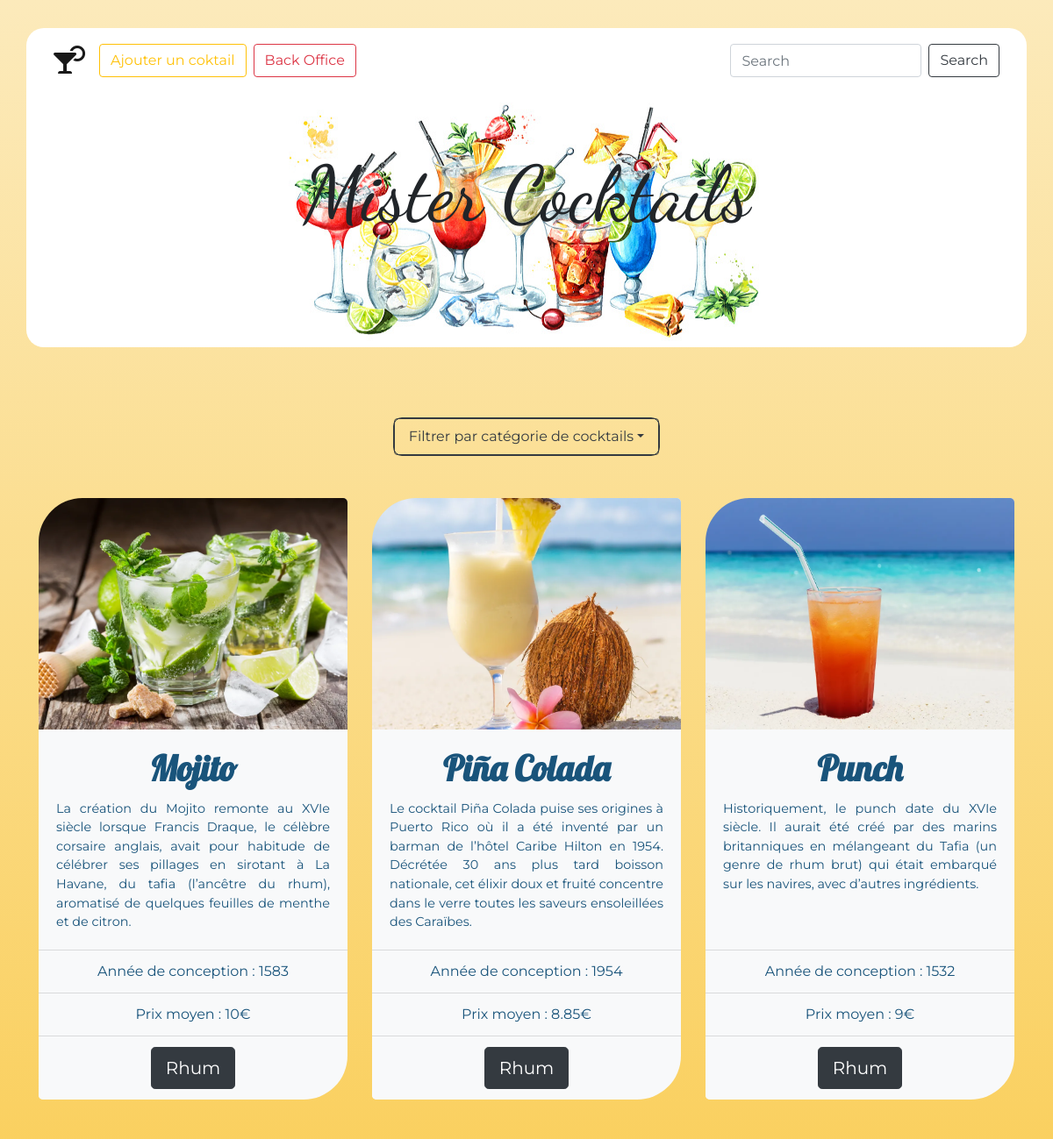
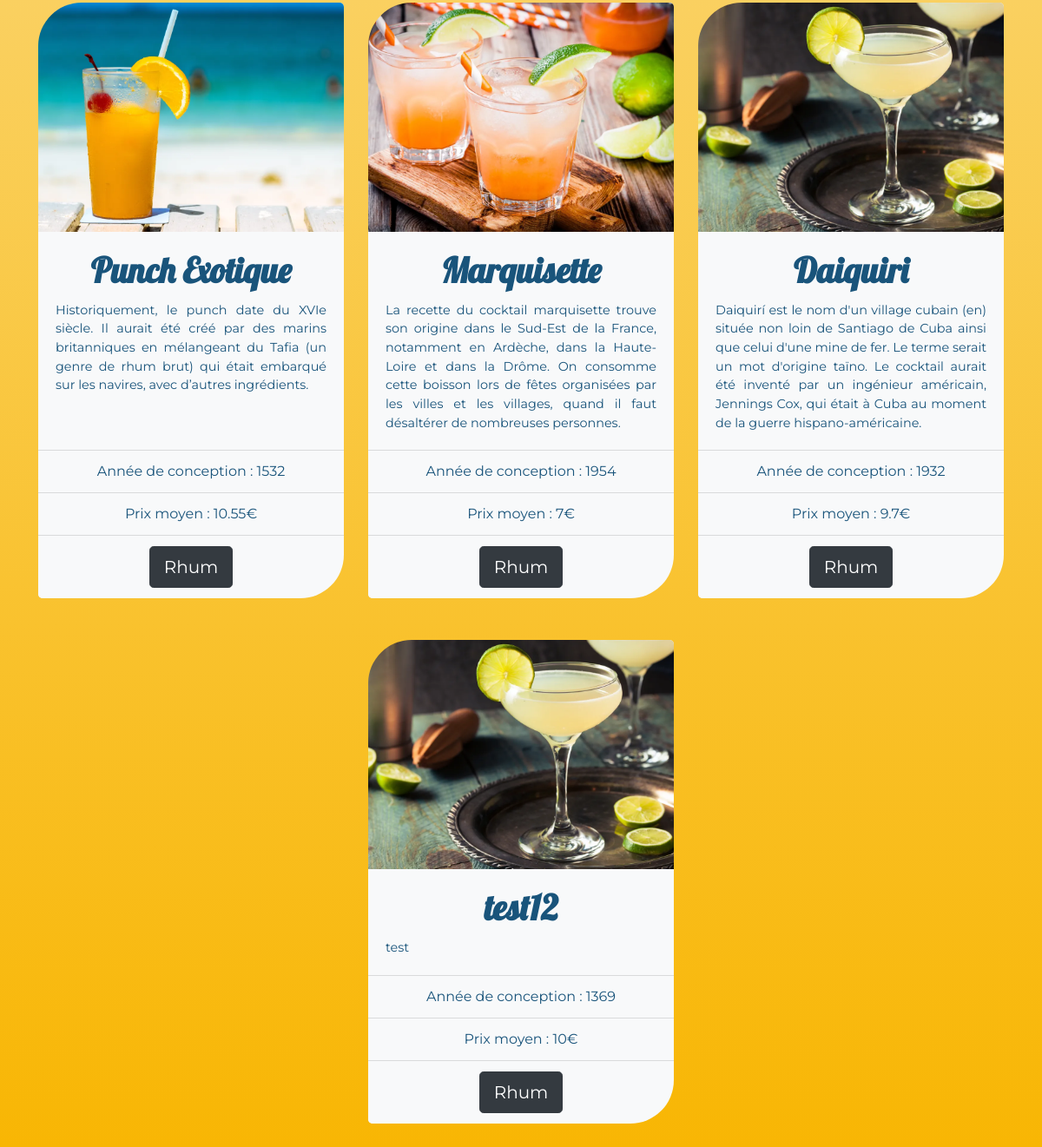
The app's page /?categorie=Rhum with its own data (2 pictures, top to bottom).
### tables this page shows
CREATE TABLE `Cocktail` (
  `id` int(11) NOT NULL,
  `nom` varchar(255) DEFAULT NULL,
  `description` text,
  `urlPhoto` varchar(255) DEFAULT NULL,
  `dateConception` date DEFAULT NULL,
  `prixMoyen` float DEFAULT NULL,
  `idFamille` int(11) DEFAULT NULL
);

CREATE TABLE `Famille` (
  `id` int(11) NOT NULL,
  `nomFamille` varchar(255) DEFAULT NULL
);

### index.php (called while the page is built, shortened)
<?php
    require 'models/cocktail.php';
    if (isset($_GET['categorie'])) {
        $listeCocktails = listerCocktailsCat($_GET['categorie']);
    }
    else {
        $listeCocktails = listerCocktails();
    }
    include 'templates/index.phtml';
?>

### models/cocktail.php (called while the page is built, shortened)
<?php
    function listerCocktailsCat($categorie) {
        $pdo = connectToDatabase();
        $query = $pdo->prepare("
            SELECT
                Cocktail.id,
                nom,
                nomFamille,
                description,
                urlPhoto,
                YEAR(dateConception) AS anneeConception,
                prixMoyen
            FROM Cocktail
            INNER JOIN Famille ON idFamille = Famille.id
            WHERE nomFamille = ?;
        ");
        $query->execute([ $categorie ]);
        return $query->fetchAll(PDO::FETCH_ASSOC);
    }

### templates/index.phtml (the view, shortened to what this page needs)
<!DOCTYPE html>
<html lang="fr">
<head>
    <link rel="stylesheet" href="https://cdnjs.cloudflare.com/ajax/libs/twitter-bootstrap/4.4.1/css/bootstrap.min.css">
    <link rel="stylesheet" href="https://cdnjs.cloudflare.com/ajax/libs/font-awesome/5.15.2/css/all.min.css" />
    <link rel="stylesheet" href="assets/css/cocktails.css">
</head>
<body>
    <header>
        <div class="container">
            <nav class="navbar navbar-expand-lg navbar-light bg-transparent">
                <a class="navbar-brand" href="index.php"><i class="fas fa-cocktail"></i></a>
                <div class="collapse navbar-collapse" id="navbarSupportedContent">
                    <?php include 'templates/inc/nav.phtml' ?>
                <form action="index.php" class="form-inline my-2 my-lg-0">
                    <input class="form-control mr-sm-2" type="search" placeholder="Search" aria-label="Search" name="recherche">
                    <button class="btn btn-outline-dark my-2 my-sm-0" type="submit">Search</button>
                </form>
            </div>
        </nav>
        <div class="header">
            <h1>Mister Cocktails</h1>
        </div>
    </div>
</header>
        <main>
            <div class="container">
                <div class="nav-item dropdown active border border-dark mb-5">
                    <a class="nav-link dropdown-toggle btn btn-outline-dark" href="#" id="navbarDropdown" role="button" data-toggle="dropdown" aria-haspopup="true" aria-expanded="false">
                    Filtrer par catégorie de cocktails</a>
                </div>
                <div class="row justify-content-around">
                    <?php foreach($listeCocktails AS $sousTableau) { ?>
                    <div class="card cocktail bg-light">
                        <a href="detailsCocktail.php?id=<?=$sousTableau['id']?>"><img src="assets/images/cocktails/<?=$sousTableau['urlPhoto']?>" class="card-img-top" alt="<?=$sousTableau['urlPhoto']?>"></a>
                        <div class="card-body bg-light">
                            <a href="detailsCocktail.php?id=<?=$sousTableau['id']?>"><h5 class="card-title"><?=$sousTableau['nom'] ?></h5></a>
                            <p class="card-text "><?=$sousTableau['description'] ?></p>
                        </div>
                        <ul class="list-group list-group-flush">
                            <li class="list-group-item bg-light">Année de conception : <?=$sousTableau['anneeConception']?></li>
                            <li class="list-group-item bg-light">Prix moyen : <?=$sousTableau['prixMoyen']?>€</li>
                            <li class="list-group-item bg-light text-center"><a class="btn btn-lg btn-dark" href="index.php?categorie=<?=$sousTableau['nomFamille']?>"><?=$sousTableau['nomFamille']?></a></li>
                        </ul>
                    </div>
                    <?php } ?>
                </div>
        </div>
    </main>
</body>
</html>

### assets/css/cocktails.css (style rules this page uses)
* { box-sizing: border-box; }
header { margin-bottom:5rem; }
nav > a:first-child { font-size: 2rem; }
nav a { font-size: 1.3rem; }
header .container { background-color: white; border-radius: 20px; }
.nav-item { width:max-content; border-radius: 10px; }
.header { background: url('../images/banners/banner-3.jpg'); background-size:auto; background-repeat: no-repeat; background-position: center; padding: 4rem 0rem 7rem 0rem; text-align: center; border-radius: 20px; max-width: 575px; margin: 0 auto; }
h1 { font-size: 5.5rem; font-family: 'Dancing Script', cursive; }
body { background: linear-gradient(to bottom, #fceabb, #f8b500); font-family: Montserrat, sans-serif; min-height: 100vh; padding: 2rem 0; }
h5 { color:#19547b; text-align: center; font-size: 2.5rem; font-weight: 900; font-family: 'Lobster', cursive; }
p,ul { color: #19547b; border-right: none !important; border-left:none !important; }
main { display: flex; flex-wrap: wrap; justify-content: space-between; }
nav { width: 100%; margin: 0 auto; }
.cocktail { margin-bottom: 3rem; max-width: 22rem; border-radius:80px 5px; }
.cocktail ul { border-radius:0 0 50px 5px !important; }
.cocktail ul li:nth-child(3) { border-radius:0 0 50px 5px !important; }
.cocktail ul li:nth-child(1) { border-top-width: 1px !important; }
.cocktail img { border-radius:50px 5px 0 0; }
.cocktail .card-text { font-size: 90%; text-align: justify; }
.card { border:none !important; }
main .container > div:first-child { width:fit-content; margin:0 auto; }
.container div { text-align: center; }
button { padding: 1rem 5rem; }
.row { position:relative; }

### records on screen
cocktail: urlPhoto (picture), nom "Mojito", description "La création du Mojito remonte au XVIe siècle lorsque Francis Draque, le célèbre corsaire anglais, avait pour habitude de célébrer ses pillages en sirotant à La Havane, du tafia (l’ancêtre du rhum), aromatisé de quelques feuilles de menthe et de citron.", anneeConception "1583", prixMoyen "10", idFamille.nomFamille "Rhum"
cocktail: urlPhoto (picture), nom "Piña Colada", description "Le cocktail Piña Colada puise ses origines à Puerto Rico où il a été inventé par un barman de l’hôtel Caribe Hilton en 1954. Décrétée 30 ans plus tard boisson nationale, cet élixir doux et fruité concentre dans le verre toutes les saveurs ensoleillées des Caraïbes.", anneeConception "1954", prixMoyen "8.85", idFamille.nomFamille "Rhum"
cocktail: urlPhoto (picture), nom "Punch", description "Historiquement, le punch date du XVIe siècle. Il aurait été créé par des marins britanniques en mélangeant du Tafia (un genre de rhum brut) qui était embarqué sur les navires, avec d’autres ingrédients.", anneeConception "1532", prixMoyen "9", idFamille.nomFamille "Rhum"
cocktail: urlPhoto (picture), nom "Punch Exotique", description "Historiquement, le punch date du XVIe siècle. Il aurait été créé par des marins britanniques en mélangeant du Tafia (un genre de rhum brut) qui était embarqué sur les navires, avec d’autres ingrédients.", anneeConception "1532", prixMoyen "10.55", idFamille.nomFamille "Rhum"
cocktail: urlPhoto (picture), nom "Marquisette", description "La recette du cocktail marquisette trouve son origine dans le Sud-Est de la France, notamment en Ardèche, dans la Haute-Loire et dans la Drôme. On consomme cette boisson lors de fêtes organisées par les villes et les villages, quand il faut désaltérer de nombreuses personnes.", anneeConception "1954", prixMoyen "7", idFamille.nomFamille "Rhum"
cocktail: urlPhoto (picture), nom "Daiquiri", description "Daiquirí est le nom d'un village cubain (en) située non loin de Santiago de Cuba ainsi que celui d'une mine de fer. Le terme serait un mot d'origine taïno. Le cocktail aurait été inventé par un ingénieur américain, Jennings Cox, qui était à Cuba au moment de la guerre hispano-américaine.", anneeConception "1932", prixMoyen "9.7", idFamille.nomFamille "Rhum"
cocktail: urlPhoto (picture), nom "test12", description "test", anneeConception "1369", prixMoyen "10", idFamille.nomFamille "Rhum"
